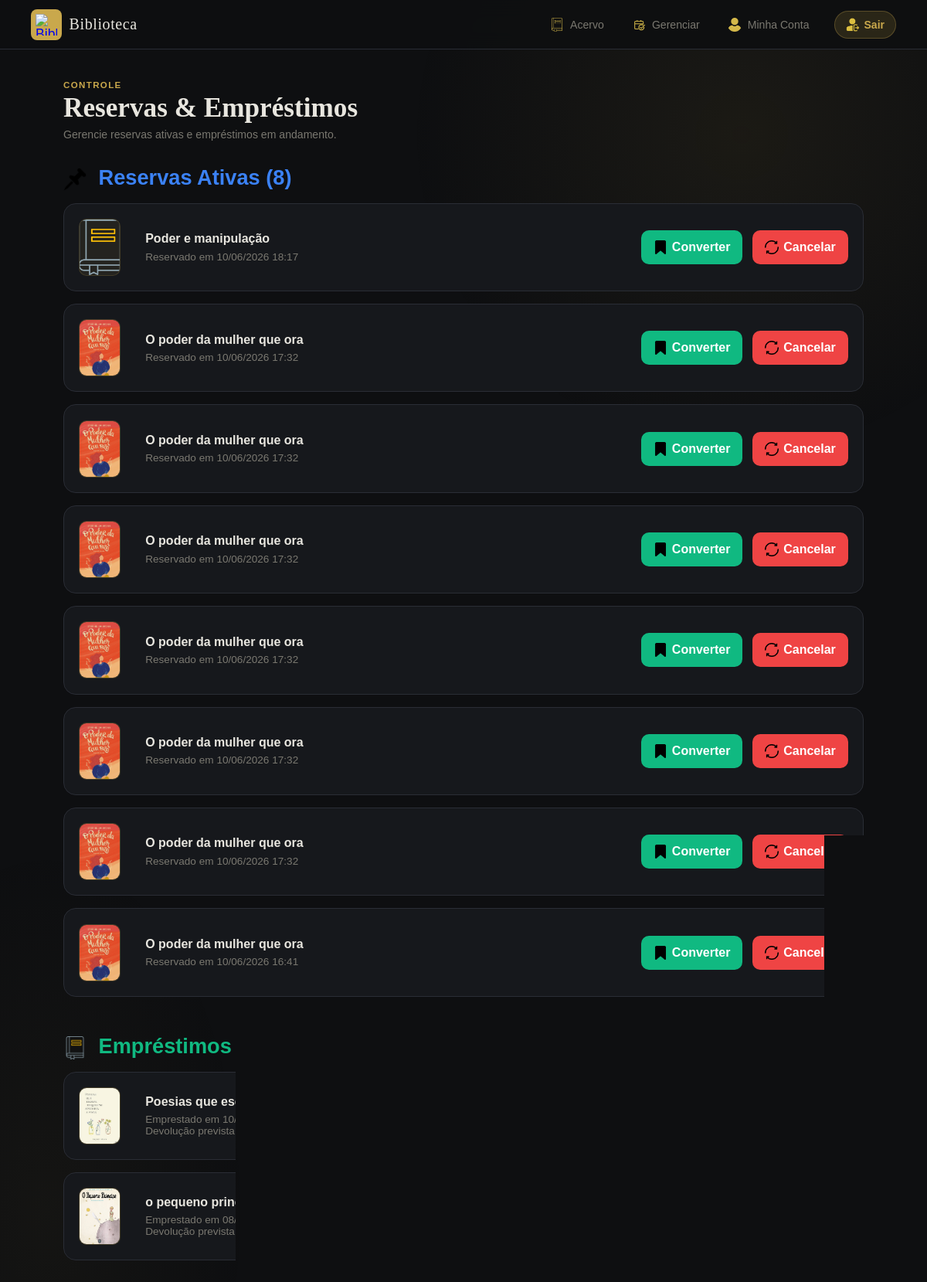
The app's page /gerenciar/ with its own data.
### livros/models.py (models this page shows, shortened)
class Reserva(models.Model):
    livro        = models.ForeignKey(Livro, on_delete=models.CASCADE, related_name='reservas')
    usuario      = models.ForeignKey(Usuario, on_delete=models.CASCADE, related_name='reservas', null=True, blank=True)
    data_reserva = models.DateTimeField(auto_now_add=True)
    ativa        = models.BooleanField(default=True)
    class Meta:
        verbose_name_plural = "Reservas"
        ordering = ['-data_reserva']

class Livro(models.Model):
    GENEROS = [
        ('ficcao',     'Ficção'),
        ('nao_ficcao', 'Não-ficção'),
        ('romance',    'Romance'),
        ('aventura',   'Aventura'),
        ('ciencia',    'Ciência'),
        ('historia',   'História'),
        ('infantil',   'Infantil'),
        ('outros',     'Outros'),
    ]
    titulo     = models.CharField(max_length=200)
    autor      = models.CharField(max_length=200)
    isbn       = models.CharField(max_length=17, blank=True)
    ano        = models.IntegerField(null=True, blank=True)
    genero     = models.CharField(max_length=20, choices=GENEROS, blank=True)
    quantidade = models.IntegerField(default=1)
    sinopse    = models.TextField(blank=True)
    capa       = models.ImageField(upload_to='capas/', blank=True, null=True)
    cadastrado_em = models.DateTimeField(auto_now_add=True)

class Emprestimo(models.Model):
    livro                   = models.ForeignKey(Livro, on_delete=models.CASCADE, related_name='emprestimos')
    usuario                 = models.ForeignKey(Usuario, on_delete=models.CASCADE, related_name='emprestimos', null=True, blank=True)
    data_emprestimo         = models.DateTimeField(auto_now_add=True)
    data_devolucao_prevista = models.DateField()
    data_devolucao_real     = models.DateField(null=True, blank=True)
    devolvido               = models.BooleanField(default=False)
    class Meta:
        verbose_name_plural = "Empréstimos"
        ordering = ['-data_emprestimo']

### livros/views.py (the view)
# urls.py: path('gerenciar/', views.gerenciar, name='gerenciar'),
def gerenciar(request):
    reservas = Reserva.objects.filter(ativa=True).select_related('livro')
    emprestimos = Emprestimo.objects.filter(devolvido=False).select_related('livro')
    context = {
        'reservas': reservas,
        'emprestimos': emprestimos,
    }
    return render(request, 'livros/gerenciar.html', context)

### templates/livros/gerenciar.html (shortened to what this page needs)
<!DOCTYPE html>
<html lang="pt-BR">
<head>
  {% load static %}
  <link rel="stylesheet" href="{% static 'css/style.css' %}"/>
  <link rel="stylesheet" href="{% static 'css/acervo.css' %}"/>
</head>
<body>
<nav class="navbar">
    <a href="{% url 'acervo' %}" class="nav-logo">
        <div class="logo-icon">
            <img src="{% static 'img/icons/book.png' %}" alt="Biblioteca">
        </div>
        <span class="logo-text">Biblioteca</span>
    </a>
    <div class="nav-links" id="nav-menu">
        <a href="{% url 'acervo' %}" class="nav-link">
            <img src="{% static 'img/icons/books.png' %}" class="nav-icon" alt="">
            Acervo
        </a>
        <a href="{% url 'gerenciar' %}" class="nav-link">
            <img src="{% static 'img/icons/check.png' %}" class="nav-icon" alt="">
            Gerenciar
        </a>
        <a href="{% url 'conta' %}" class="nav-link">
            <img src="{% static 'img/icons/user.png' %}" class="nav-icon" alt="">
            Minha Conta
        </a>
    </div>
    <a href="{% url 'cadastro' %}" class="nav-btn sair">
        <img src="{% static 'img/icons/logout.png' %}" class="nav-icon" alt="">
        Sair
    </a>
</nav>
  <main class="main-content">
    <div class="page-header">
      <div>
        <p class="page-label">CONTROLE</p>
        <h1 class="page-title">Reservas & Empréstimos</h1>
        <p class="page-sub">Gerencie reservas ativas e empréstimos em andamento.</p>
      </div>
    </div>
    <section class="gerenciar-section">
      <h2 class="gerenciar-title reservas-title">
        <img src="{% static 'img/icons/pushpin.png' %}" class="section-icon" alt="">
        Reservas Ativas ({{ reservas.count }})
      </h2>
      <div class="gerenciar-lista">
        {% for r in reservas %}
          <div class="gerenciar-card manage-book-card">
            <div class="manage-book-cover">
              {% if r.livro.capa %}
                <img src="{{ r.livro.capa.url }}" alt="{{ r.livro.titulo }}">
              {% else %}
                <img src="{% static 'img/icons/books.png' %}" alt="Sem capa">
              {% endif %}
            </div>
            <div class="gerenciar-info">
              <strong>{{ r.livro.titulo }}</strong>
              <span>Reservado em {{ r.data_reserva|date:"d/m/Y H:i" }}</span>
            </div>
            <div class="gerenciar-actions">
              <a href="{% url 'converter_reserva' r.id %}" class="btn-converter">
                <img src="{% static 'img/icons/bookmark.png' %}" class="btn-icon" alt="">
                Converter
              </a>
              <a href="{% url 'cancelar_reserva' r.id %}" class="btn-cancelar" onclick="return confirm('Cancelar esta reserva?')">
                <img src="{% static 'img/icons/return.png' %}" class="btn-icon" alt="">
                Cancelar
              </a>
            </div>
          </div>
        {% empty %}
          <div class="empty-manage">
            Nenhuma reserva ativa.
          </div>
        {% endfor %}
      </div>
    </section>
    <section class="gerenciar-section">
      <h2 class="gerenciar-title emprestimos-title">
        <img src="{% static 'img/icons/books.png' %}" class="section-icon" alt="">
        Empréstimos Ativos ({{ emprestimos.count }})
      </h2>
      <div class="gerenciar-lista">
        {% for e in emprestimos %}
          <div class="gerenciar-card manage-book-card">
            <div class="manage-book-cover">
              {% if e.livro.capa %}
                <img src="{{ e.livro.capa.url }}" alt="{{ e.livro.titulo }}">
              {% else %}
                <img src="{% static 'img/icons/books.png' %}" alt="Sem capa">
              {% endif %}
            </div>
            <div class="gerenciar-info">
              <strong>{{ e.livro.titulo }}</strong>
              <span>Emprestado em {{ e.data_emprestimo|date:"d/m/Y" }}</span>
              <span>Devolução prevista: {{ e.data_devolucao_prevista|date:"d/m/Y" }}</span>
            </div>
            <div class="gerenciar-actions">
              <a href="{% url 'devolver_livro' e.id %}" class="btn-devolver">
                <img src="{% static 'img/icons/check.png' %}" class="btn-icon" alt="">Devolver
              </a>
            </div>
          </div>
        {% empty %}
          <div class="empty-manage">
            Nenhum empréstimo ativo.
          </div>
        {% endfor %}
      </div>
    </section>
  </main>
</body>
</html>

### static/css/style.css (style rules this page uses)
*, *::before, *::after { box-sizing: border-box; margin: 0; padding: 0; }
:root { --bg: #0e0f11; --panel: #16181c; --border: #2a2d35; --accent: #c9a84c; --accent2: #e8c96e; --text: #e8e6df; --muted: #7a7870; --error: #e05c5c; --success: #5cba8a; --input-bg: #1d1f25; --radius: 10px; }
body { background: var(--bg); color: var(--text); font-family: 'DM Sans', sans-serif; min-height: 100vh; display: flex; align-items: center; justify-content: center; padding: 2rem 1rem; overflow-x: hidden; }
body::before { content: ''; position: fixed; inset: 0; background: radial-gradient(ellipse 60% 50% at 70% 20%, rgba(201,168,76,0.08) 0%, transparent 60%), radial-gradient(ellipse 50% 40% at 10% 80%, rgba(201,168,76,0.05) 0%, transparent 55%); pointer-events: none; z-index: 0; }
.logo-icon { width: 40px; height: 40px; background: var(--accent); border-radius: 8px; display: flex; align-items: center; justify-content: center; font-size: 1.1rem; }
.logo-text { font-family: 'Playfair Display', serif; font-size: 1.25rem; letter-spacing: 0.03em; color: var(--text); }
.logo-icon img, .brand-icon img, .login-logo img { width: 30px; height: 30px; object-fit: contain; display: block; }

### records on screen
Reserva: livro.titulo "Poder e manipulação", data_reserva "10/06/2026 18:17"
Reserva: livro.capa (picture), livro.titulo "O poder da mulher que ora", data_reserva "10/06/2026 17:32"
Reserva: livro.capa (picture), livro.titulo "O poder da mulher que ora", data_reserva "10/06/2026 17:32"
Reserva: livro.capa (picture), livro.titulo "O poder da mulher que ora", data_reserva "10/06/2026 17:32"
Reserva: livro.capa (picture), livro.titulo "O poder da mulher que ora", data_reserva "10/06/2026 17:32"
Reserva: livro.capa (picture), livro.titulo "O poder da mulher que ora", data_reserva "10/06/2026 17:32"
Reserva: livro.capa (picture), livro.titulo "O poder da mulher que ora", data_reserva "10/06/2026 17:32"
Reserva: livro.capa (picture), livro.titulo "O poder da mulher que ora", data_reserva "10/06/2026 16:41"
Emprestimo: livro.capa (picture), livro.titulo "Poesias que escrevi enquanto aprendia a viver", data_emprestimo "10/06/2026"
Emprestimo: livro.capa (picture), livro.titulo "o pequeno principe", data_emprestimo "08/06/2026"

### other values on screen
{{ reservas.count }} "8"
